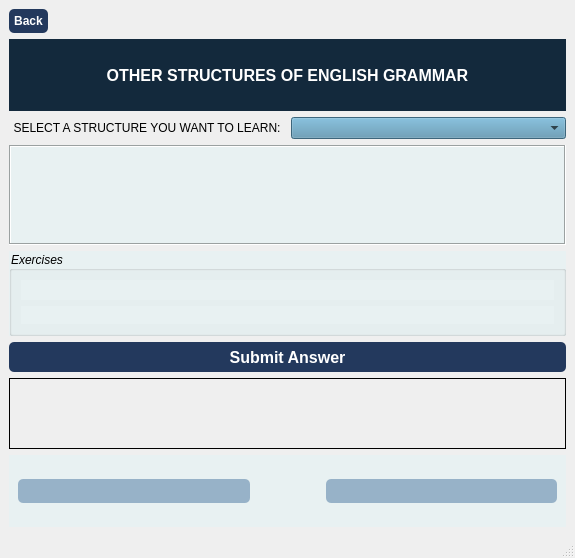
<?xml version="1.0" encoding="UTF-8"?>
<ui version="4.0">
 <class>MainWindow</class>
 <widget class="QMainWindow" name="MainWindow">
  <property name="geometry">
   <rect>
    <x>0</x>
    <y>0</y>
    <width>575</width>
    <height>558</height>
   </rect>
  </property>
  <property name="windowTitle">
   <string>English Tense Practice</string>
  </property>
  <widget class="QWidget" name="centralwidget">
   <layout class="QVBoxLayout" name="verticalLayout">
    <item alignment="Qt::AlignLeft">
     <widget class="QPushButton" name="pushButton_3">
      <property name="font">
       <font>
        <pointsize>9</pointsize>
        <weight>75</weight>
        <bold>true</bold>
       </font>
      </property>
      <property name="styleSheet">
       <string notr="true">QWidget {
    background-color: #e8f1f2; /* Màu vàng nhạt */
}
QPushButton {
    background-color: #23395d; /*mau xanh  */
    color: white; /* Chữ màu trắng */
    border-radius: 5px;
    padding: 5px;
}

QPushButton:hover {
    background-color: rgb(255, 140, 0); /* Màu cam đậm khi hover */
}</string>
      </property>
      <property name="text">
       <string>Back</string>
      </property>
      <property name="icon">
       <iconset>
        <normaloff>../../../icons8-play-48 - Copy.png</normaloff>../../../icons8-play-48 - Copy.png</iconset>
      </property>
     </widget>
    </item>
    <item>
     <widget class="QLabel" name="exerciseHeaderLabel">
      <property name="font">
       <font>
        <pointsize>12</pointsize>
        <weight>75</weight>
        <bold>true</bold>
       </font>
      </property>
      <property name="styleSheet">
       <string notr="true">background-color: rgb(19, 41, 60);
color: #fff</string>
      </property>
      <property name="text">
       <string>OTHER STRUCTURES OF ENGLISH GRAMMAR</string>
      </property>
      <property name="alignment">
       <set>Qt::AlignCenter</set>
      </property>
     </widget>
    </item>
    <item>
     <layout class="QHBoxLayout" name="tenseSelectionLayout">
      <item>
       <widget class="QLabel" name="tenseLabel">
        <property name="text">
         <string>SELECT A STRUCTURE YOU WANT TO LEARN:</string>
        </property>
        <property name="alignment">
         <set>Qt::AlignCenter</set>
        </property>
       </widget>
      </item>
      <item>
       <widget class="QComboBox" name="tenseCombo">
        <property name="minimumSize">
         <size>
          <width>200</width>
          <height>0</height>
         </size>
        </property>
        <property name="font">
         <font>
          <pointsize>9</pointsize>
          <weight>75</weight>
          <bold>true</bold>
         </font>
        </property>
        <property name="styleSheet">
         <string notr="true">background-color: rgb(85, 143, 174);
color: rgb(0, 0, 0);
font-weight: bold;
</string>
        </property>
       </widget>
      </item>
     </layout>
    </item>
    <item>
     <widget class="QLabel" name="tenseDetailsLabel">
      <property name="minimumSize">
       <size>
        <width>0</width>
        <height>100</height>
       </size>
      </property>
      <property name="styleSheet">
       <string notr="true">background-color: #e8f1f2;
color: rgb(0, 0, 0);
font-weight: bold;
</string>
      </property>
      <property name="frameShape">
       <enum>QFrame::Box</enum>
      </property>
      <property name="frameShadow">
       <enum>QFrame::Sunken</enum>
      </property>
      <property name="text">
       <string/>
      </property>
      <property name="alignment">
       <set>Qt::AlignLeading|Qt::AlignLeft|Qt::AlignTop</set>
      </property>
      <property name="wordWrap">
       <bool>true</bool>
      </property>
     </widget>
    </item>
    <item>
     <widget class="QGroupBox" name="optionsBox">
      <property name="font">
       <font>
        <italic>true</italic>
       </font>
      </property>
      <property name="styleSheet">
       <string notr="true">background-color: #e8f1f2;
color: rgb(0, 0, 0)</string>
      </property>
      <property name="title">
       <string>Exercises</string>
      </property>
      <layout class="QVBoxLayout" name="verticalLayout_2">
       <item>
        <widget class="QLabel" name="questionLabel">
         <property name="enabled">
          <bool>true</bool>
         </property>
         <property name="minimumSize">
          <size>
           <width>0</width>
           <height>20</height>
          </size>
         </property>
         <property name="font">
          <font/>
         </property>
         <property name="styleSheet">
          <string notr="true">background-color: #e8f1f;
color: rgb(0, 0, 0);
font-size: 14px;
</string>
         </property>
         <property name="text">
          <string/>
         </property>
         <property name="alignment">
          <set>Qt::AlignLeading|Qt::AlignLeft|Qt::AlignTop</set>
         </property>
         <property name="wordWrap">
          <bool>true</bool>
         </property>
        </widget>
       </item>
       <item>
        <widget class="QWidget" name="optionsWidget" native="true">
         <property name="styleSheet">
          <string notr="true">color: #8A2BE2;
height: 26;
</string>
         </property>
         <layout class="QVBoxLayout" name="optionsLayout"/>
        </widget>
       </item>
      </layout>
     </widget>
    </item>
    <item>
     <widget class="QPushButton" name="submitButton">
      <property name="minimumSize">
       <size>
        <width>0</width>
        <height>30</height>
       </size>
      </property>
      <property name="font">
       <font>
        <pointsize>12</pointsize>
        <weight>75</weight>
        <bold>true</bold>
        <underline>false</underline>
       </font>
      </property>
      <property name="styleSheet">
       <string notr="true">QWidget {
    background-color: #2345rd ; /* Màu vàng nhạt */
	color: rgb(108, 27, 33);
}
QPushButton {
    background-color: #23395d; /*mau xanh  */
    color: white; /* Chữ màu trắng */
    border-radius: 5px;
    padding: 5px;
}</string>
      </property>
      <property name="text">
       <string>Submit Answer</string>
      </property>
     </widget>
    </item>
    <item>
     <widget class="QLabel" name="feedbackLabel">
      <property name="minimumSize">
       <size>
        <width>0</width>
        <height>50</height>
       </size>
      </property>
      <property name="font">
       <font>
        <italic>true</italic>
       </font>
      </property>
      <property name="frameShape">
       <enum>QFrame::Box</enum>
      </property>
      <property name="text">
       <string/>
      </property>
      <property name="alignment">
       <set>Qt::AlignLeading|Qt::AlignLeft|Qt::AlignTop</set>
      </property>
      <property name="wordWrap">
       <bool>true</bool>
      </property>
     </widget>
    </item>
    <item>
     <widget class="QWidget" name="widget" native="true">
      <property name="styleSheet">
       <string notr="true">QWidget {
    background-color: #e8f1f2; /* Màu vàng nhạt */
}
QPushButton {
    background-color: #23395d; /*mau xanh  */
    color: white; /* Chữ màu trắng */
    border-radius: 5px;
    padding: 5px;
}</string>
      </property>
      <layout class="QHBoxLayout" name="horizontalLayout">
       <item>
        <widget class="QPushButton" name="pushButton">
         <property name="styleSheet">
          <string notr="true">QPushButton {
    background-color: rgb(151, 178, 200); /* Màu xanh */
    color: white; /* Chữ màu trắng */
    border-radius: 5px;
    padding: 5px;
}

QPushButton:hover {
    background-color: #1c7bbf; /* Màu xanh đậm hơn khi hover */
}

QPushButton:pressed {
    background-color: #145c8c; /* Màu xanh tối khi nhấn */
}</string>
         </property>
         <property name="text">
          <string/>
         </property>
         <property name="icon">
          <iconset>
           <normaloff>../../../icons8-play-48 - Copy.png</normaloff>../../../icons8-play-48 - Copy.png</iconset>
         </property>
         <property name="checkable">
          <bool>true</bool>
         </property>
         <property name="checked">
          <bool>true</bool>
         </property>
         <property name="flat">
          <bool>false</bool>
         </property>
        </widget>
       </item>
       <item>
        <spacer name="horizontalSpacer">
         <property name="orientation">
          <enum>Qt::Horizontal</enum>
         </property>
         <property name="sizeType">
          <enum>QSizePolicy::Fixed</enum>
         </property>
         <property name="sizeHint" stdset="0">
          <size>
           <width>70</width>
           <height>10</height>
          </size>
         </property>
        </spacer>
       </item>
       <item>
        <widget class="QPushButton" name="pushButton_2">
         <property name="styleSheet">
          <string notr="true">QPushButton {
    background-color: rgb(151, 178, 200); /* Màu xanh */
    color: white; /* Chữ màu trắng */
    border-radius: 5px;
    padding: 5px;
}

QPushButton:hover {
    background-color: #1c7bbf; /* Màu xanh đậm hơn khi hover */
}

QPushButton:pressed {
    background-color: #145c8c; /* Màu xanh tối khi nhấn */
}</string>
         </property>
         <property name="text">
          <string/>
         </property>
         <property name="icon">
          <iconset>
           <normaloff>../../../icons8-play-48.png</normaloff>../../../icons8-play-48.png</iconset>
         </property>
         <property name="checkable">
          <bool>true</bool>
         </property>
         <property name="checked">
          <bool>true</bool>
         </property>
        </widget>
       </item>
      </layout>
     </widget>
    </item>
   </layout>
  </widget>
  <widget class="QMenuBar" name="menubar">
   <property name="geometry">
    <rect>
     <x>0</x>
     <y>0</y>
     <width>575</width>
     <height>18</height>
    </rect>
   </property>
  </widget>
  <widget class="QStatusBar" name="statusbar"/>
 </widget>
 <resources>
  <include location="../../../resources.qrc"/>
 </resources>
 <connections/>
</ui>
